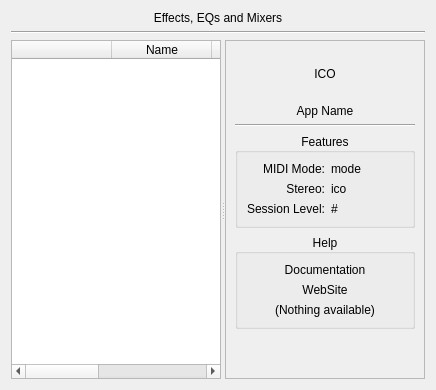
     <widget class="QWidget" name="effect">
      <attribute name="title">
       <string>Effect</string>
      </attribute>
      <layout class="QVBoxLayout" name="verticalLayout_18">
       <item>
        <widget class="QLabel" name="label_30">
         <property name="maximumSize">
          <size>
           <width>16777215</width>
           <height>16</height>
          </size>
         </property>
         <property name="text">
          <string>Effects, EQs and Mixers</string>
         </property>
         <property name="alignment">
          <set>Qt::AlignCenter</set>
         </property>
        </widget>
       </item>
       <item>
        <widget class="Line" name="line_8">
         <property name="orientation">
          <enum>Qt::Horizontal</enum>
         </property>
        </widget>
       </item>
       <item>
        <widget class="QSplitter" name="splitter_Effect">
         <property name="orientation">
          <enum>Qt::Horizontal</enum>
         </property>
         <widget class="QTableWidget" name="listEffect">
          <property name="contextMenuPolicy">
           <enum>Qt::CustomContextMenu</enum>
          </property>
          <property name="editTriggers">
           <set>QAbstractItemView::NoEditTriggers</set>
          </property>
          <property name="alternatingRowColors">
           <bool>true</bool>
          </property>
          <property name="selectionMode">
           <enum>QAbstractItemView::SingleSelection</enum>
          </property>
          <property name="selectionBehavior">
           <enum>QAbstractItemView::SelectRows</enum>
          </property>
          <property name="sortingEnabled">
           <bool>true</bool>
          </property>
          <attribute name="horizontalHeaderStretchLastSection">
           <bool>true</bool>
          </attribute>
          <attribute name="verticalHeaderVisible">
           <bool>false</bool>
          </attribute>
          <attribute name="verticalHeaderDefaultSectionSize">
           <number>22</number>
          </attribute>
          <column>
           <property name="text">
            <string/>
           </property>
          </column>
          <column>
           <property name="text">
            <string>Name</string>
           </property>
          </column>
          <column>
           <property name="text">
            <string>Type</string>
           </property>
          </column>
          <column>
           <property name="text">
            <string>Template?</string>
           </property>
          </column>
          <column>
           <property name="text">
            <string>Release Model</string>
           </property>
          </column>
         </widget>
         <widget class="QFrame" name="frame_Effect">
          <property name="minimumSize">
           <size>
            <width>200</width>
            <height>0</height>
           </size>
          </property>
          <property name="frameShape">
           <enum>QFrame::StyledPanel</enum>
          </property>
          <property name="frameShadow">
           <enum>QFrame::Raised</enum>
          </property>
          <layout class="QVBoxLayout" name="verticalLayout_7">
           <item>
            <widget class="QLabel" name="ico_app_effect">
             <property name="minimumSize">
              <size>
               <width>0</width>
               <height>48</height>
              </size>
             </property>
             <property name="maximumSize">
              <size>
               <width>16777215</width>
               <height>48</height>
              </size>
             </property>
             <property name="text">
              <string>ICO</string>
             </property>
             <property name="alignment">
              <set>Qt::AlignCenter</set>
             </property>
            </widget>
           </item>
           <item>
            <widget class="QLabel" name="label_name_effect">
             <property name="text">
              <string>App Name</string>
             </property>
             <property name="alignment">
              <set>Qt::AlignCenter</set>
             </property>
            </widget>
           </item>
           <item>
            <widget class="Line" name="line_9">
             <property name="orientation">
              <enum>Qt::Horizontal</enum>
             </property>
            </widget>
           </item>
           <item>
            <widget class="QGroupBox" name="group_features_effect">
             <property name="title">
              <string>Features</string>
             </property>
             <property name="alignment">
              <set>Qt::AlignCenter</set>
             </property>
             <layout class="QGridLayout" name="gridLayout_12">
              <item row="1" column="0">
               <widget class="QLabel" name="label_32">
                <property name="text">
                 <string>MIDI Mode:</string>
                </property>
                <property name="alignment">
                 <set>Qt::AlignRight|Qt::AlignTrailing|Qt::AlignVCenter</set>
                </property>
               </widget>
              </item>
              <item row="1" column="1">
               <widget class="QLabel" name="label_midi_mode_effect">
                <property name="text">
                 <string>mode</string>
                </property>
               </widget>
              </item>
              <item row="3" column="0">
               <widget class="QLabel" name="label_33">
                <property name="text">
                 <string>Session Level:</string>
                </property>
                <property name="alignment">
                 <set>Qt::AlignRight|Qt::AlignTrailing|Qt::AlignVCenter</set>
                </property>
               </widget>
              </item>
              <item row="3" column="1">
               <widget class="QLabel" name="label_session_level_effect">
                <property name="text">
                 <string>#</string>
                </property>
               </widget>
              </item>
              <item row="2" column="0">
               <widget class="QLabel" name="label_22">
                <property name="text">
                 <string>Stereo:</string>
                </property>
                <property name="alignment">
                 <set>Qt::AlignRight|Qt::AlignTrailing|Qt::AlignVCenter</set>
                </property>
               </widget>
              </item>
              <item row="2" column="1">
               <widget class="QLabel" name="ico_stereo_effect">
                <property name="text">
                 <string>ico</string>
                </property>
               </widget>
              </item>
             </layout>
            </widget>
           </item>
           <item>
            <widget class="QGroupBox" name="group_help_effect">
             <property name="title">
              <string>Help</string>
             </property>
             <property name="alignment">
              <set>Qt::AlignCenter</set>
             </property>
             <layout class="QVBoxLayout" name="verticalLayout_8">
              <item>
               <widget class="QLabel" name="url_documentation_effect">
                <property name="text">
                 <string>Documentation</string>
                </property>
                <property name="alignment">
                 <set>Qt::AlignCenter</set>
                </property>
                <property name="openExternalLinks">
                 <bool>true</bool>
                </property>
               </widget>
              </item>
              <item>
               <widget class="QLabel" name="url_website_effect">
                <property name="text">
                 <string>WebSite</string>
                </property>
                <property name="alignment">
                 <set>Qt::AlignCenter</set>
                </property>
                <property name="openExternalLinks">
                 <bool>true</bool>
                </property>
               </widget>
              </item>
              <item>
               <widget class="QLabel" name="label_no_help_effect">
                <property name="text">
                 <string>(Nothing available)</string>
                </property>
                <property name="alignment">
                 <set>Qt::AlignCenter</set>
                </property>
               </widget>
              </item>
             </layout>
            </widget>
           </item>
           <item>
            <spacer name="verticalSpacer_5">
             <property name="orientation">
              <enum>Qt::Vertical</enum>
             </property>
             <property name="sizeHint" stdset="0">
              <size>
               <width>20</width>
               <height>40</height>
              </size>
             </property>
            </spacer>
           </item>
          </layout>
         </widget>
        </widget>
       </item>
      </layout>
     </widget>
